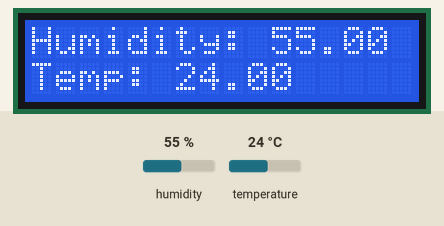
This sketch was run on a simulated Arduino Uno, built with avr-gcc and run on an emulated ATmega328P. Parts: 16×2 character LCD. The inputs (shaded band) are chosen by the test bench; at power-on: humidity 55 %, temperature 24 °C.

Above: at 1.7 s.
1.8 s: humidity set to 22 %
At 3.8 s:
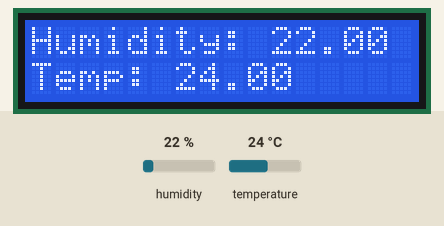
4.5 s: temperature set to 12 °C
At 5.3 s:
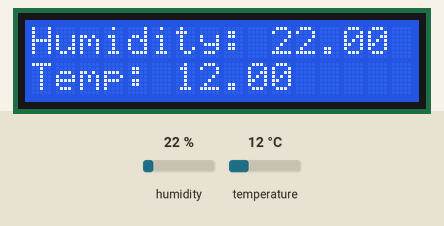
7.2 s: humidity set to 40 %
At 9.4 s:
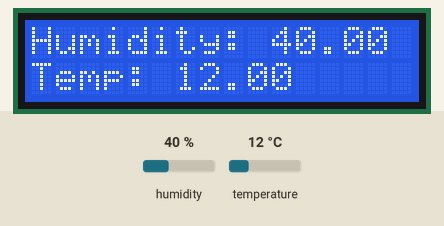
10.2 s: temperature set to 19 °C
At 12.1 s:
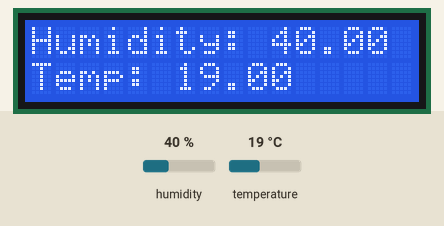
Timing chart, 0 to 13.6 s (numbered marks = the images above; inputs shaded):
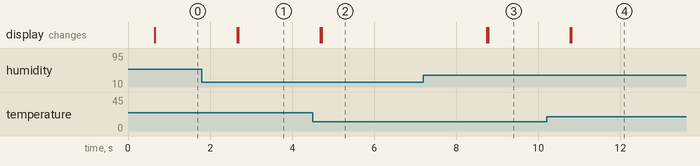

The sketch:

dt11lcd.ino
```cpp
#include <DHT.h>
#include <Wire.h>
#include <LCD.h>
#include <LiquidCrystal_I2C.h>

#define I2C_ADDR 0x27 // Define I2C Address where the PCF8574A is
#define BACKLIGHT_PIN 3
#define En_pin 2
#define Rw_pin 1
#define Rs_pin 0
#define D4_pin 4
#define D5_pin 5
#define D6_pin 6
#define D7_pin 7
#define Type DHT11

LiquidCrystal_I2C lcd(I2C_ADDR, En_pin, Rw_pin, Rs_pin, D4_pin, D5_pin, D6_pin, D7_pin);

int width = 16;
int height = 2;
int wait = 500;
int n = 0;
int sensePin = 2;
int setTime = 500;

// create object
DHT HT(sensePin, Type);

float humidity;
float oldHum = 0.0;
float tempC;
float oldTemp = 0.0;

void setup()
{
	Serial.begin(9600);
	HT.begin();
	lcd.begin(16, 2);
	lcd.setBacklightPin(BACKLIGHT_PIN, POSITIVE);
	lcd.setBacklight(HIGH);
	lcd.home();
	delay(setTime);
}

void loop()
{
	humidity = HT.readHumidity();
	tempC = HT.readTemperature();

	lcd.home();
	lcd.print("Humidity: ");
	lcd.print(humidity);

	lcd.setCursor(0, 1);
	lcd.print("Temp: ");
	lcd.print(tempC);

	if (humidity != oldHum || tempC != oldTemp)
	{
		lcd.clear();
		lcd.home();
		oldHum = humidity;
		oldTemp = tempC;
	}
}
```

Measured:
- after the input at 1.8 s, the display: first changes after 0.86 s (image 1 shows a later state)
- after the input at 4.5 s, the display: first changes after 0.19 s (image 2 shows a later state)
- after the input at 7.2 s, the display: first changes after 1.5 s (image 3 shows a later state)
- after the input at 10.2 s, the display: first changes after 0.58 s (image 4 shows a later state)
